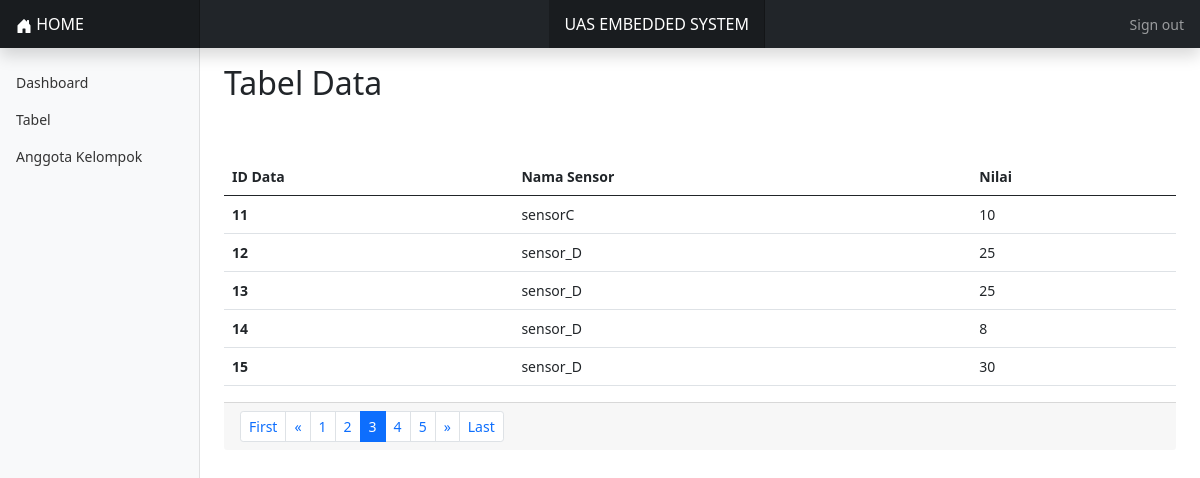
Page /tabel.php?halaman=3 (signed in) on the committed database.
### tables this page shows
CREATE TABLE `ketinggian` (
  `id_data` int(11) NOT NULL,
  `id_sensor` varchar(255) NOT NULL,
  `nilai_sensor` int(11) NOT NULL
);

### tabel.php (the view, shortened to what this page needs)
<?php
  include("koneksi.php");
  $batas = 5;
  if(!isset($_GET['halaman'])){
       $posisi = 0;
       $halaman = 1;
  }else{
       $halaman = $_GET['halaman'];
       $posisi = ($halaman-1) * $batas;
  }
  $sql_tabel = "SELECT * FROM `ketinggian` LIMIT $posisi, $batas";
  $query_tabel = mysqli_query($koneksi, $sql_tabel);
  $data = array();
  foreach ($query_tabel as $query) {
    $data[] = $query;
  }
?>
  <?php include('include/head.php'); ?>
  <body>
  <?php include('include/header.php'); ?>
<div class="container-fluid">
  <div class="row">
    <?php include('include/navbar.php'); ?>
    <main class="col-md-9 ms-sm-auto col-lg-10 px-md-4">
      <h2>Tabel Data</h2>
      <div class="table-responsive">
        <table class="table mt-5">
        <thead>
          <tr>
            <th scope="col">ID Data</th>
            <th scope="col">Nama Sensor</th>
            <th scope="col">Nilai</th>
          </tr>
        </thead>
        <tbody>
          <?php $i = 0;
          foreach ($data as $key) {
            ?>
          <tr>
            <th scope="row"><?php echo $data[$i]['id_data']; ?></th>
            <td><?php echo $data[$i]['id_sensor']; ?></td>
            <td><?php echo $data[$i]['nilai_sensor']; ?></td>
          </tr>
          <?php $i++;} ?>
        </tbody>
      </table>
      </div>
      <?php
            $sql_jum = "SELECT * FROM `ketinggian`";
            $sql_jum .= " ORDER BY `id_data`";
            $query_jum = mysqli_query($koneksi,$sql_jum);
            $jum_data = mysqli_num_rows($query_jum);
            $jum_halaman = ceil($jum_data/$batas);
          ?>
        <div class="card-footer clearfix">
          <ul class="pagination pagination-sm m-0 float-right">
            <?php
                if($jum_halaman==0){
                }else if($jum_halaman==1){
                   echo "<li class='page-item'><a class='page-link'>1</a></li>";
                }else{
                   $sebelum = $halaman-1;
                   $setelah = $halaman+1;
                   if($halaman!=1){
                         echo "<li class='page-item'><a class='page-link'
                         href='tabel.php?halaman=1'>First</a></li>";
                         echo "<li class='page-item'><a class='page-link'
                         href='tabel.php?halaman=$sebelum'>«</a></li>";
                       }
                       for($i=1; $i<=$jum_halaman; $i++){
                           if ($i > $halaman - 5 and $i < $halaman + 5 ) {
                              if($i!=$halaman){
                                  echo "<li class='page-item'><a class='page-link'
                                  href='tabel.php?halaman=$i'>$i</a></li>";
                              }else{
                                  echo "<li class='page-item active'><a class='page-link'>$i</a></li>";
                              }
                           }
                        }
                        if($halaman!=$jum_halaman){
                           echo "<li class='page-item'><a class='page-link'
                           href='tabel.php?halaman=$setelah'>
                           »</a></li>";
                           echo "<li class='page-item'><a class='page-link'
                           href='tabel.php?halaman=$jum_halaman'>Last</a></li>";
                         }
                  }?>
          </ul>
        </div>
      </div>
  </div>
  </body>
</html>

### dashboard/dashboard.css (style rules this page uses)
body { font-size: .875rem; }

### rows in the picture
ketinggian: id_data "11", id_sensor "sensorC", nilai_sensor "10"
ketinggian: id_data "12", id_sensor "sensor_D", nilai_sensor "25"
ketinggian: id_data "13", id_sensor "sensor_D", nilai_sensor "25"
ketinggian: id_data "14", id_sensor "sensor_D", nilai_sensor "8"
ketinggian: id_data "15", id_sensor "sensor_D", nilai_sensor "30"
